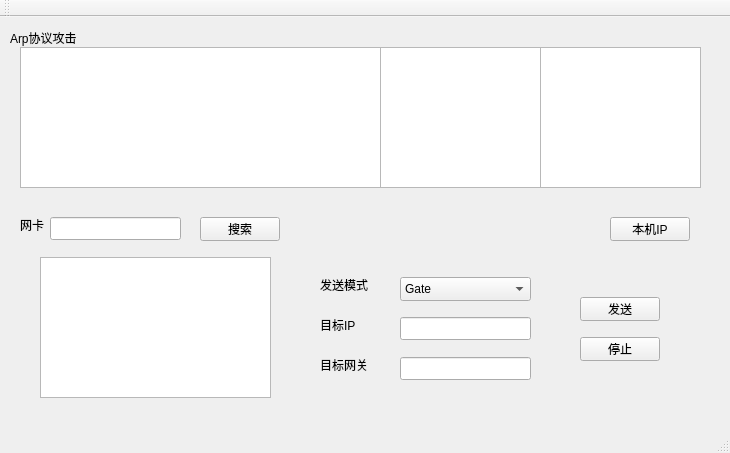
<?xml version="1.0" encoding="UTF-8"?>
<ui version="4.0">
 <class>ArpWorkClass</class>
 <widget class="QMainWindow" name="ArpWorkClass">
  <property name="geometry">
   <rect>
    <x>0</x>
    <y>0</y>
    <width>730</width>
    <height>453</height>
   </rect>
  </property>
  <property name="windowTitle">
   <string>ArpWork</string>
  </property>
  <widget class="QWidget" name="centralWidget">
   <widget class="QLabel" name="label">
    <property name="geometry">
     <rect>
      <x>10</x>
      <y>0</y>
      <width>91</width>
      <height>41</height>
     </rect>
    </property>
    <property name="text">
     <string>Arp协议攻击</string>
    </property>
   </widget>
   <widget class="QPlainTextEdit" name="plainTextEdit">
    <property name="geometry">
     <rect>
      <x>20</x>
      <y>30</y>
      <width>361</width>
      <height>141</height>
     </rect>
    </property>
   </widget>
   <widget class="QPlainTextEdit" name="plainTextEdit_2">
    <property name="geometry">
     <rect>
      <x>380</x>
      <y>30</y>
      <width>161</width>
      <height>141</height>
     </rect>
    </property>
   </widget>
   <widget class="QLabel" name="label_2">
    <property name="geometry">
     <rect>
      <x>320</x>
      <y>300</y>
      <width>54</width>
      <height>16</height>
     </rect>
    </property>
    <property name="text">
     <string>目标IP</string>
    </property>
   </widget>
   <widget class="QLabel" name="label_3">
    <property name="geometry">
     <rect>
      <x>320</x>
      <y>340</y>
      <width>54</width>
      <height>16</height>
     </rect>
    </property>
    <property name="text">
     <string>目标网关</string>
    </property>
   </widget>
   <widget class="QLabel" name="label_4">
    <property name="geometry">
     <rect>
      <x>20</x>
      <y>200</y>
      <width>31</width>
      <height>16</height>
     </rect>
    </property>
    <property name="text">
     <string>网卡</string>
    </property>
   </widget>
   <widget class="QLabel" name="label_5">
    <property name="geometry">
     <rect>
      <x>320</x>
      <y>260</y>
      <width>54</width>
      <height>16</height>
     </rect>
    </property>
    <property name="text">
     <string>发送模式</string>
    </property>
   </widget>
   <widget class="QLineEdit" name="lineEdit">
    <property name="geometry">
     <rect>
      <x>400</x>
      <y>300</y>
      <width>131</width>
      <height>23</height>
     </rect>
    </property>
   </widget>
   <widget class="QLineEdit" name="lineEdit_2">
    <property name="geometry">
     <rect>
      <x>400</x>
      <y>340</y>
      <width>131</width>
      <height>23</height>
     </rect>
    </property>
   </widget>
   <widget class="QLineEdit" name="lineEdit_3">
    <property name="geometry">
     <rect>
      <x>50</x>
      <y>200</y>
      <width>131</width>
      <height>23</height>
     </rect>
    </property>
   </widget>
   <widget class="QPushButton" name="pushButton">
    <property name="geometry">
     <rect>
      <x>610</x>
      <y>200</y>
      <width>80</width>
      <height>24</height>
     </rect>
    </property>
    <property name="text">
     <string>本机IP</string>
    </property>
   </widget>
   <widget class="QPushButton" name="pushButton_2">
    <property name="geometry">
     <rect>
      <x>200</x>
      <y>200</y>
      <width>80</width>
      <height>24</height>
     </rect>
    </property>
    <property name="text">
     <string>搜索</string>
    </property>
   </widget>
   <widget class="QPushButton" name="pushButton_3">
    <property name="geometry">
     <rect>
      <x>580</x>
      <y>280</y>
      <width>80</width>
      <height>24</height>
     </rect>
    </property>
    <property name="text">
     <string>发送</string>
    </property>
   </widget>
   <widget class="QPushButton" name="pushButton_4">
    <property name="geometry">
     <rect>
      <x>580</x>
      <y>320</y>
      <width>80</width>
      <height>24</height>
     </rect>
    </property>
    <property name="text">
     <string>停止</string>
    </property>
   </widget>
   <widget class="QComboBox" name="comboBox">
    <property name="geometry">
     <rect>
      <x>400</x>
      <y>260</y>
      <width>131</width>
      <height>24</height>
     </rect>
    </property>
    <item>
     <property name="text">
      <string>Gate</string>
     </property>
    </item>
    <item>
     <property name="text">
      <string>Host</string>
     </property>
    </item>
   </widget>
   <widget class="QPlainTextEdit" name="plainTextEdit_3">
    <property name="geometry">
     <rect>
      <x>540</x>
      <y>30</y>
      <width>161</width>
      <height>141</height>
     </rect>
    </property>
   </widget>
   <widget class="QPlainTextEdit" name="plainTextEdit_4">
    <property name="geometry">
     <rect>
      <x>40</x>
      <y>240</y>
      <width>231</width>
      <height>141</height>
     </rect>
    </property>
   </widget>
  </widget>
  <widget class="QMenuBar" name="menuBar">
   <property name="geometry">
    <rect>
     <x>0</x>
     <y>0</y>
     <width>730</width>
     <height>21</height>
    </rect>
   </property>
  </widget>
  <widget class="QToolBar" name="mainToolBar">
   <attribute name="toolBarArea">
    <enum>TopToolBarArea</enum>
   </attribute>
   <attribute name="toolBarBreak">
    <bool>false</bool>
   </attribute>
  </widget>
  <widget class="QStatusBar" name="statusBar"/>
 </widget>
 <layoutdefault spacing="6" margin="11"/>
 <resources>
  <include location="ArpWork.qrc"/>
 </resources>
 <connections>
  <connection>
   <sender>pushButton_3</sender>
   <signal>clicked()</signal>
   <receiver>ArpWorkClass</receiver>
   <slot>send()</slot>
   <hints>
    <hint type="sourcelabel">
     <x>580</x>
     <y>318</y>
    </hint>
    <hint type="destinationlabel">
     <x>540</x>
     <y>271</y>
    </hint>
   </hints>
  </connection>
  <connection>
   <sender>pushButton</sender>
   <signal>clicked()</signal>
   <receiver>ArpWorkClass</receiver>
   <slot>gethost()</slot>
   <hints>
    <hint type="sourcelabel">
     <x>610</x>
     <y>261</y>
    </hint>
    <hint type="destinationlabel">
     <x>58</x>
     <y>277</y>
    </hint>
   </hints>
  </connection>
  <connection>
   <sender>pushButton_2</sender>
   <signal>clicked()</signal>
   <receiver>ArpWorkClass</receiver>
   <slot>getIP()</slot>
   <hints>
    <hint type="sourcelabel">
     <x>256</x>
     <y>251</y>
    </hint>
    <hint type="destinationlabel">
     <x>336</x>
     <y>244</y>
    </hint>
   </hints>
  </connection>
 </connections>
 <slots>
  <slot>send()</slot>
  <slot>gethost()</slot>
  <slot>getIP()</slot>
 </slots>
</ui>
